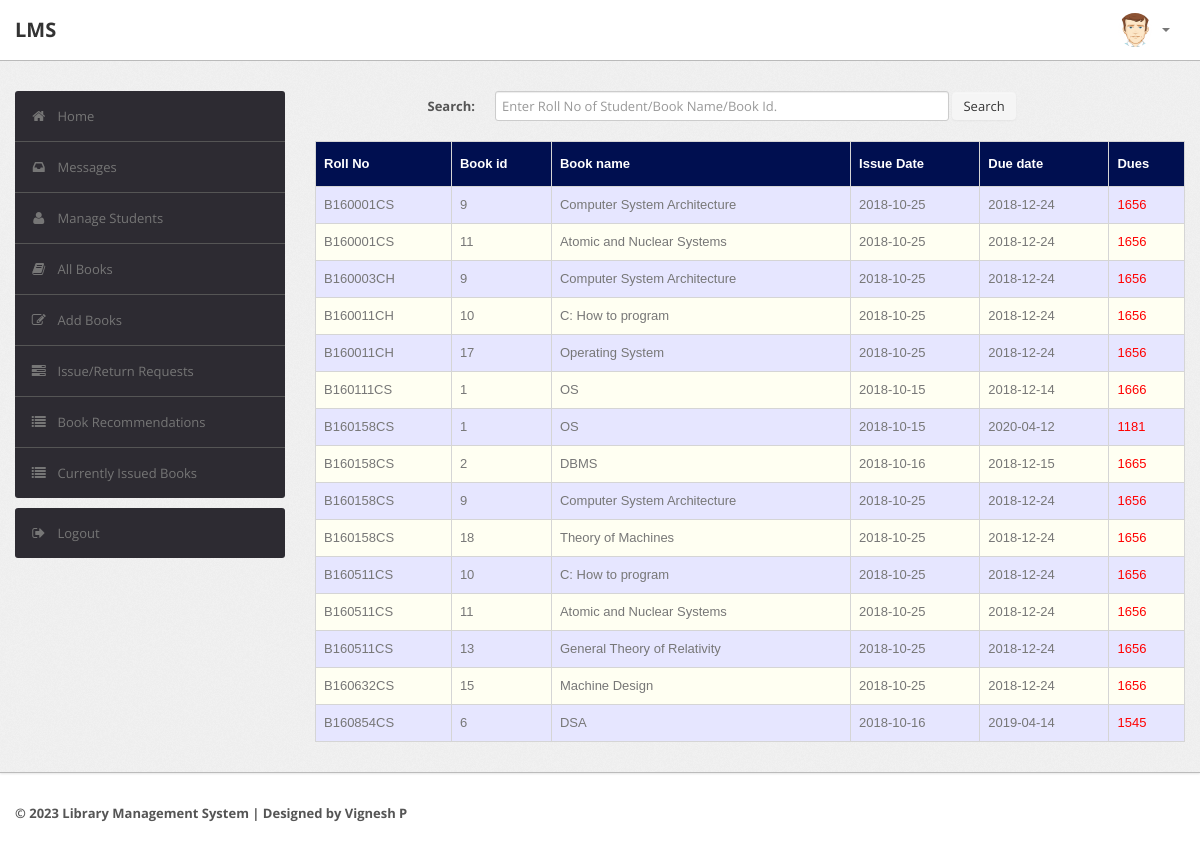
The app's page /admin/current.php (signed in) with its own data.
### tables this page shows
CREATE TABLE `record` (
  `RollNo` varchar(50) NOT NULL,
  `BookId` int(10) NOT NULL,
  `Date_of_Issue` date DEFAULT NULL,
  `Due_Date` date DEFAULT NULL,
  `Date_of_Return` date DEFAULT NULL,
  `Dues` int(10) DEFAULT NULL,
  `Renewals_left` int(10) DEFAULT NULL,
  `Time` time DEFAULT NULL
);

CREATE TABLE `book` (
  `BookId` int(10) NOT NULL,
  `Title` varchar(50) DEFAULT NULL,
  `Publisher` varchar(50) DEFAULT NULL,
  `Year` varchar(50) DEFAULT NULL,
  `Availability` int(5) DEFAULT NULL
);

### admin/current.php (the view, shortened to what this page needs)
<?php
require('dbconn.php');
?>
<?php
if ($_SESSION['RollNo']) {
    ?>
<!DOCTYPE html>
<html lang="en">
    <head>
        <link type="text/css" href="bootstrap/css/bootstrap.min.css" rel="stylesheet">
        <link type="text/css" href="bootstrap/css/bootstrap-responsive.min.css" rel="stylesheet">
        <link type="text/css" href="css/theme.css" rel="stylesheet">
        <link type="text/css" href="images/icons/css/font-awesome.css" rel="stylesheet">
    </head>
    <body>
        <div class="navbar navbar-fixed-top">
            <div class="navbar-inner">
                <div class="container">
                        <a class="brand" href="index.php">LMS </a>
                    <div class="nav-collapse collapse navbar-inverse-collapse">
                        <ul class="nav pull-right">
                            <li class="nav-user dropdown"><a href="#" class="dropdown-toggle" data-toggle="dropdown">
                                <img src="images/user.png" class="nav-avatar" />
                                <b class="caret"></b></a>
                            </li>
                        </ul>
                    </div>
                </div>
            </div>
        </div>
        <div class="wrapper">
            <div class="container">
                <div class="row">
                    <div class="span3">
                        <div class="sidebar">
                            <ul class="widget widget-menu unstyled">
                                <li class="active"><a href="index.php"><i class="menu-icon icon-home"></i>Home
                                </a></li>
                                 <li><a href="message.php"><i class="menu-icon icon-inbox"></i>Messages</a>
                                </li>
                                <li><a href="student.php"><i class="menu-icon icon-user"></i>Manage Students </a>
                                </li>
                                <li><a href="book.php"><i class="menu-icon icon-book"></i>All Books </a></li>
                                <li><a href="addbook.php"><i class="menu-icon icon-edit"></i>Add Books </a></li>
                                <li><a href="requests.php"><i class="menu-icon icon-tasks"></i>Issue/Return Requests </a></li>
                                <li><a href="recommendations.php"><i class="menu-icon icon-list"></i>Book Recommendations </a></li>
                                <li><a href="current.php"><i class="menu-icon icon-list"></i>Currently Issued Books </a></li>
                            </ul>
                            <ul class="widget widget-menu unstyled">
                                <li><a href="logout.php"><i class="menu-icon icon-signout"></i>Logout </a></li>
                            </ul>
                        </div>
                    </div>
                    <div class="span9">
                        <form class="form-horizontal row-fluid" action="current.php" method="post">
                                        <div class="control-group">
                                            <label class="control-label" for="Search"><b>Search:</b></label>
                                            <div class="controls">
                                                <input type="text" id="title" name="title" placeholder="Enter Roll No of Student/Book Name/Book Id." class="span8" required>
                                                <button type="submit" name="submit"class="btn">Search</button>
                                            </div>
                                        </div>
                                    </form>
                                    <br>
                                    <?php
                                    if(isset($_POST['submit']))
                                        {$s=$_POST['title'];
                                            $sql="select record.BookId,RollNo,Title,Due_Date,Date_of_Issue,datediff(curdate(),Due_Date) as x from LMS.record,LMS.book where (Date_of_Issue is NOT NULL and Date_of_Return is NULL and book.Bookid = record.BookId) and (RollNo='$s' or record.BookId='$s' or Title like '%$s%')";
                                        }
                                    else
                                        $sql="select record.BookId,RollNo,Title,Due_Date,Date_of_Issue,datediff(curdate(),Due_Date) as x from LMS.record,LMS.book where Date_of_Issue is NOT NULL and Date_of_Return is NULL and book.Bookid = record.BookId";
                                    $result=$conn->query($sql);
                                    $rowcount=mysqli_num_rows($result);
                                    if(!($rowcount))
                                        echo "<br><center><h2><b><i>No Results</i></b></h2></center>";
                                    else
                                    {
                                    ?>
                        <table class="table" id = "tables">
                                  <thead>
                                    <tr>
                                      <th>Roll No</th>
                                      <th>Book id</th>
                                      <th>Book name</th>
                                      <th>Issue Date</th>
                                      <th>Due date</th>
                                      <th>Dues</th>
                                    </tr>
                                  </thead>
                                  <tbody>
                                <?php
                            while($row=$result->fetch_assoc())
                            {
                                $rollno=$row['RollNo'];
                                $bookid=$row['BookId'];
                                $name=$row['Title'];
                                $issuedate=$row['Date_of_Issue'];
                                $duedate=$row['Due_Date'];
                                $dues=$row['x'];
                            ?>
                                    <tr>
                                      <td><?php echo strtoupper($rollno) ?></td>
                                      <td><?php echo $bookid ?></td>
                                      <td><?php echo $name ?></td>
                                      <td><?php echo $issuedate ?></td>
                                      <td><?php echo $duedate ?></td>
                                      <td><?php if($dues > 0)
                                                  echo "<font color='red'>".$dues."</font>";
                                                else
                                                  echo "<font color='green'>0</font>";
                                              ?>
                                    </tr>
                            <?php }} ?>
                                    </tbody>
                                </table>
                    </div>
                </div>
            </div>
        </div>
<div class="footer">
            <div class="container">
                <b class="copyright">&copy; 2023 Library Management System | Designed by Vignesh P </b>
            </div>
        </div>
    </body>
</html>
<?php }
else {
    echo "<script type='text/javascript'>alert('Access Denied!!!')</script>";
} ?>

### admin/css/theme.css (style rules this page uses)
#tables { font-family: "Trebuchet MS", Arial, Helvetica, sans-serif; border-collapse: collapse; width: 100%; }
#tables td, #tables th { border: 1px solid #ddd; padding: 8px; }
#tables tr:nth-child(even) { background-color: #fffff2; }
#tables tr:nth-child(odd) { background-color: #e6e6ff; }
#tables th { padding-top: 12px; padding-bottom: 12px; text-align: left; background-color: #000F50; color: white; }
body { font-size: 13px; font-family: 'Open Sans', Arial, sans-serif; background: #fff; color: #777 }
strong, b { color: #555 }
.wrapper { background: url(../images/bg.png) #eee; border-bottom: 1px solid #bbb; -webkit-box-shadow: 0 1px 2px rgba(0,0,0,0.1); -moz-box-shadow: 0 1px 2px rgba(0,0,0,0.1); box-shadow: 0 1px 2px rgba(0,0,0,0.1); padding: 30px 0 }
.footer { color: #999; padding: 30px 0 60px }
form { margin: 0 }
select, textarea, input[type="text"], input[type="password"], input[type="datetime"], input[type="datetime-local"], input[type="date"], input[type="month"], input[type="time"], input[type="week"], input[type="number"], input[type="email"], input[type="url"], input[type="search"], input[type="tel"], input[type="color"], .uneditable-input, label, input, button, select, textarea { -webkit-border-radius: 3px; -moz-border-radius: 3px; border-radius: 3px; font-size: 13px; font-family: 'Open Sans', Tahoma, Arial, sans-serif }
body [class^="icon-"], body [class*=" icon-"] { font-size: 14px; line-height: 20px; height: 20px }
.form-horizontal .control-group, .form-vertical .control-group { margin-bottom: 0 }
.navbar { position: static!important; margin: 0!important }
.navbar .navbar-inner { background: #fff; border-bottom: 1px solid #bbb; -webkit-box-shadow: 0 1px 2px rgba(0,0,0,0.15); -moz-box-shadow: 0 1px 2px rgba(0,0,0,0.15); box-shadow: 0 1px 2px rgba(0,0,0,0.15) }
.navbar .brand { color: #333; font-weight: bold; font-size: 20px; margin-right: 20px; padding: 20px }
.navbar .nav>li>a { padding: 20px 15px; font-weight: bold; color: #777 }
.nav-user>a { height: 20px }
.nav-avatar { width: 34px; height: 34px; margin: -7px 5px 0 0; -webkit-border-radius: 50%; -moz-border-radius: 50%; border-radius: 50% }
.btn, .btn-box { -webkit-border-radius: 3px; -moz-border-radius: 3px; border-radius: 3px }
.btn { font-size: 13px; font-weight: 600 }
.btn { display: inline-block; margin-bottom: 0; font-weight: 400; text-align: center; vertical-align: middle; cursor: pointer; background-image: none; border: 1px solid transparent; white-space: nowrap; padding: 4px 10px; font-size: 13px; line-height: 1.42857; border-radius: 4px; -webkit-user-select: none; -moz-user-select: none; -ms-user-select: none; user-select: none }
.table { margin-bottom: 0 }
.table th, .table td { border-color: #d5d5d5!important }
.widget-menu { background: #fff; -webkit-border-radius: 3px; -moz-border-radius: 3px; border-radius: 3px; overflow: hidden }
.widget-menu a { color: #555; display: block; line-height: 20px; padding: 15px; text-decoration: none!important }
.widget-menu .menu-icon { margin-right: 10px; color: #767676; -webkit-transition: all .2s ease-in-out; -moz-transition: all .2s ease-in-out; transition: all .2s ease-in-out; }
.widget-menu>li+li { border-top: 1px solid #555 }
.widget-menu>li>a { background-color: #2d2b32; color: #767676; -webkit-transition: all .2s ease-in-out; -moz-transition: all .2s ease-in-out; transition: all .2s ease-in-out; }

### records on screen
record: RollNo "B160001CS", BookId "9", BookId.Title "Computer System Architecture", Date_of_Issue "2018-10-25", Due_Date "2018-12-24", dues "1656"
record: RollNo "B160001CS", BookId "11", BookId.Title "Atomic and Nuclear Systems", Date_of_Issue "2018-10-25", Due_Date "2018-12-24", dues "1656"
record: RollNo "B160003CH", BookId "9", BookId.Title "Computer System Architecture", Date_of_Issue "2018-10-25", Due_Date "2018-12-24", dues "1656"
record: RollNo "B160011CH", BookId "10", BookId.Title "C: How to program", Date_of_Issue "2018-10-25", Due_Date "2018-12-24", dues "1656"
record: RollNo "B160011CH", BookId "17", BookId.Title "Operating System", Date_of_Issue "2018-10-25", Due_Date "2018-12-24", dues "1656"
record: RollNo "B160111CS", BookId "1", BookId.Title "OS", Date_of_Issue "2018-10-15", Due_Date "2018-12-14", dues "1666"
record: RollNo "B160158CS", BookId "1", BookId.Title "OS", Date_of_Issue "2018-10-15", Due_Date "2020-04-12", dues "1181"
record: RollNo "B160158CS", BookId "2", BookId.Title "DBMS", Date_of_Issue "2018-10-16", Due_Date "2018-12-15", dues "1665"
record: RollNo "B160158CS", BookId "9", BookId.Title "Computer System Architecture", Date_of_Issue "2018-10-25", Due_Date "2018-12-24", dues "1656"
record: RollNo "B160158CS", BookId "18", BookId.Title "Theory of Machines", Date_of_Issue "2018-10-25", Due_Date "2018-12-24", dues "1656"
record: RollNo "B160511CS", BookId "10", BookId.Title "C: How to program", Date_of_Issue "2018-10-25", Due_Date "2018-12-24", dues "1656"
record: RollNo "B160511CS", BookId "11", BookId.Title "Atomic and Nuclear Systems", Date_of_Issue "2018-10-25", Due_Date "2018-12-24", dues "1656"
record: RollNo "B160511CS", BookId "13", BookId.Title "General Theory of Relativity", Date_of_Issue "2018-10-25", Due_Date "2018-12-24", dues "1656"
record: RollNo "B160632CS", BookId "15", BookId.Title "Machine Design", Date_of_Issue "2018-10-25", Due_Date "2018-12-24", dues "1656"
record: RollNo "B160854CS", BookId "6", BookId.Title "DSA", Date_of_Issue "2018-10-16", Due_Date "2019-04-14", dues "1545"
